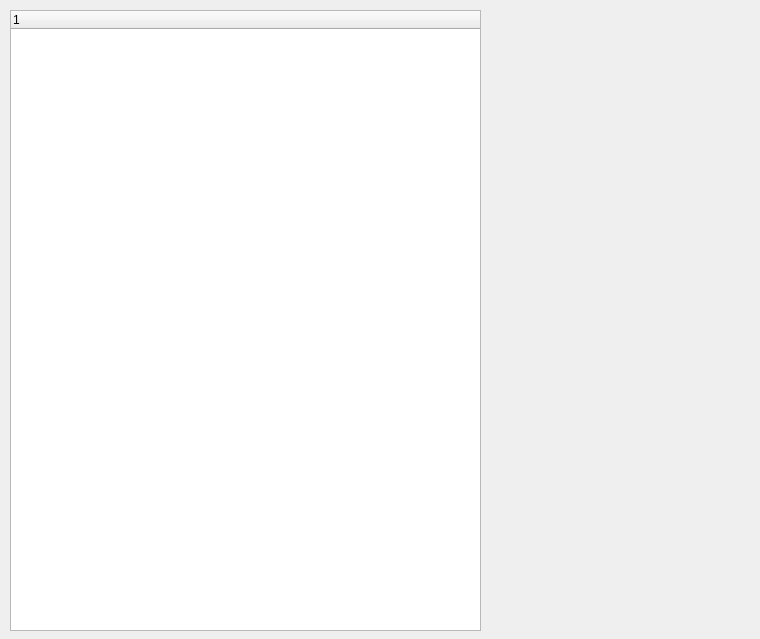
<?xml version="1.0" encoding="UTF-8"?>
<ui version="4.0">
 <class>ExecDialog</class>
 <widget class="QDialog" name="ExecDialog">
  <property name="geometry">
   <rect>
    <x>0</x>
    <y>0</y>
    <width>760</width>
    <height>639</height>
   </rect>
  </property>
  <property name="windowTitle">
   <string>Dialog</string>
  </property>
  <widget class="QTreeWidget" name="ExecWidget">
   <property name="geometry">
    <rect>
     <x>10</x>
     <y>10</y>
     <width>471</width>
     <height>621</height>
    </rect>
   </property>
   <column>
    <property name="text">
     <string notr="true">1</string>
    </property>
   </column>
  </widget>
  <action name="actionTest">
   <property name="text">
    <string>Test</string>
   </property>
  </action>
 </widget>
 <resources/>
 <connections/>
</ui>
